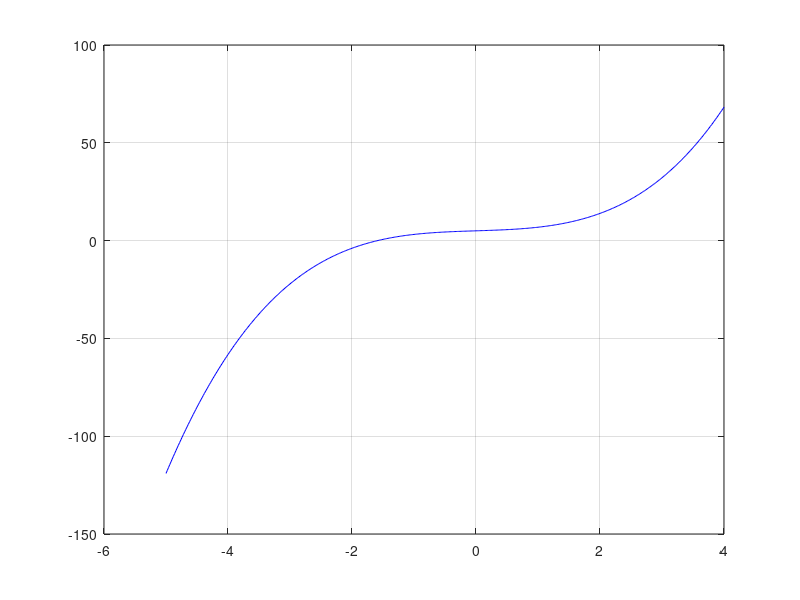

This chart was generated by the following MATLAB code: (Note: this script raises an error after producing the figure.)
clear all;
%xn = x - f(x) / f'(x)

f = inline('x.^3+sin(x)+5', 'x');
df = inline('3*x.^2+cos(x)', 'x');
x = -5:0.02:4;
plot(x,f(x), 'b');
hold on;
grid;

tol = 1e-5;
x0=3;

%while abs(f(x0)) > tol,
%    x1 = x0 - f(x0)/df(x0);
%    plot(x1, f(x1), 'o');
%    x0 = x1;
%    pause;
%end

root = Newton(f,df,x0,tol);
